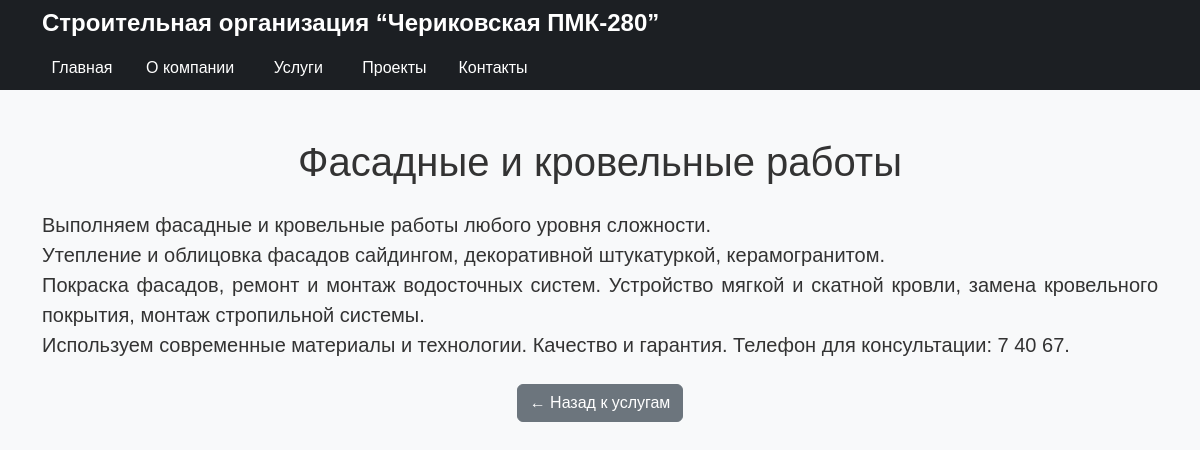
Page /services/fasad-krovlya on the committed database.
### app.py (models this page shows, shortened)
class Service(db.Model):
    id = db.Column(db.Integer, primary_key=True)
    title = db.Column(db.String(100), nullable=False)
    description = db.Column(db.Text, nullable=False)
    icon = db.Column(db.String(255), nullable=True)
    is_active = db.Column(db.Boolean, default=True)
    page_name = db.Column(db.String(100), unique=True, nullable=False)

### app.py (the view)
@app.route('/services/<page_name>')
def service_page(page_name):
    service = Service.query.filter_by(page_name=page_name, is_active=True).first()
    if not service:
        abort(404)
    template_file = f'services/{page_name}.html'
    return render_template(template_file, service=service)

### templates/services/fasad-krovlya.html (shortened to what this page needs)
<!DOCTYPE html>
<html lang="ru">
<head>
  <link href="https://cdn.jsdelivr.net/npm/bootstrap@5.3.0/dist/css/bootstrap.min.css" rel="stylesheet">
  <link rel="stylesheet" href="{{ url_for('static', filename='css/style.css') }}">
</head>
<body>
<nav class="navbar navbar-expand-lg navbar-dark custom-navbar">
  <div class="container">
    <a class="navbar-brand" href="{{ url_for('index') }}">Строительная организация “Чериковская ПМК-280”</a>
    <div>
      <ul class="navbar-nav me-auto mb-2 mb-lg-0 d-flex flex-row gap-3">
        <a class="nav-link" href="{{ url_for('index') }}">Главная</a>
        <a class="nav-link" href="{{ url_for('about') }}">О компании</a>
        <a class="nav-link" href="{{ url_for('services') }}">Услуги</a>
        <a class="nav-link" href="{{ url_for('projects') }}">Проекты</a>
        <a class="nav-link" href="{{ url_for('contact') }}">Контакты</a>
      </ul>
    </div>
  </div>
</nav>
<div class="container mt-5">
    <h1 class="mb-4 text-center">{{ service.title }}</h1>
    <p class="lead" style="white-space: pre-line; text-align: justify;">{{ service.description }}</p>
    <div class="text-center mt-4">
      <a href="{{ url_for('services') }}" class="btn btn-secondary">← Назад к услугам</a>
  </div>
</div>
</body>
</html>

### static/css/style.css (style rules this page uses)
html, body { height: 100%; margin: 0; padding: 0; background-color: #f5f5f5; display: flex; flex-direction: column; }
body { flex: 1; min-height: 100vh; overflow-y: scroll; font-family: 'Poppins', sans-serif; background-color: #f8f9fa; color: #333; }
.navbar { background-color: #1c1f23; padding: 0 20px; display: flex; justify-content: space-between; align-items: center; flex-wrap: wrap; }
.navbar-nav { display: flex; flex-wrap: wrap; gap: 15px; padding-left: 0; list-style: none; justify-content: center; text-align: center; }
.navbar-nav .nav-link { font-weight: 500; color: white; padding: 10px; text-align: center; transition: all 0.3s ease; white-space: normal !important; word-break: break-word; flex-shrink: 1; min-width: 80px; }
.navbar .navbar-brand { color: white; font-weight: bold; font-size: 1.5rem; margin-right: 20px; }
.navbar-nav { list-style: none; }
.navbar-nav .nav-link { font-weight: 500; color: white; padding: 10px; text-align: center; transition: all 0.3s ease; }
.navbar-brand { color: white; font-weight: bold; font-size: 1.5rem; margin-right: 20px; }

### rows in the picture
Service: title "Фасадные и кровельные работы", description "Выполняем фасадные и кровельные работы любого уровня сложности. Утепление и облицовка фасадов сайдингом, декоративной штукатуркой, керамогранитом. Покраска фасадов, ремонт и монтаж водосточных систем. Устройство мягкой и скатной кровли, замена кровельного покрытия, монтаж стропильной системы. Используем современные материалы и технологии. Качество и гарантия. Телефон для консультации: 7 40 67."
